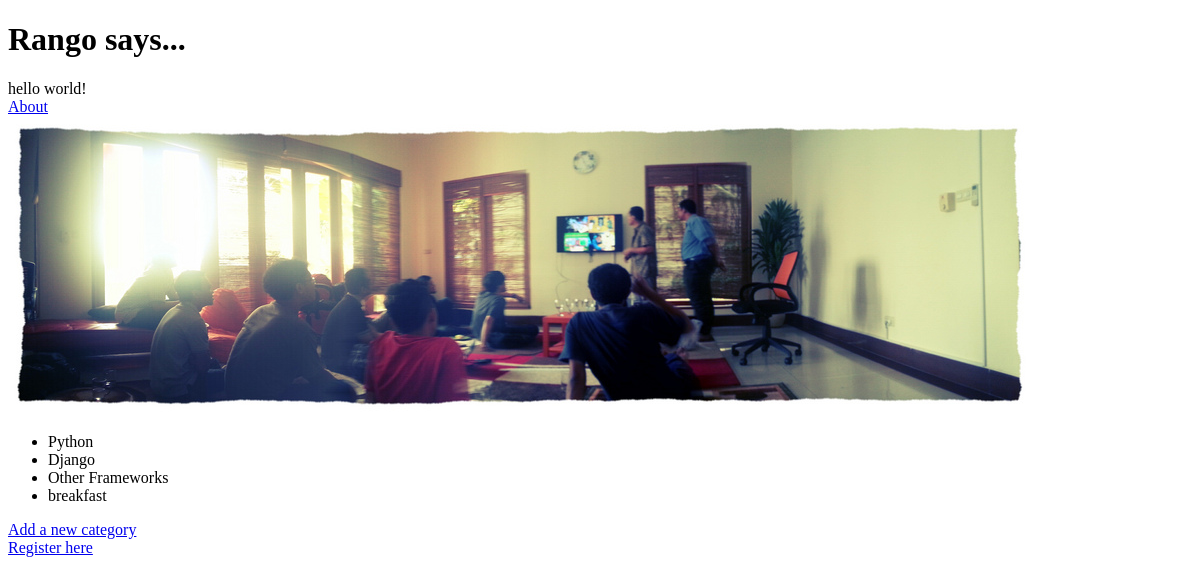
The page /rango/ on the database as committed earlier.
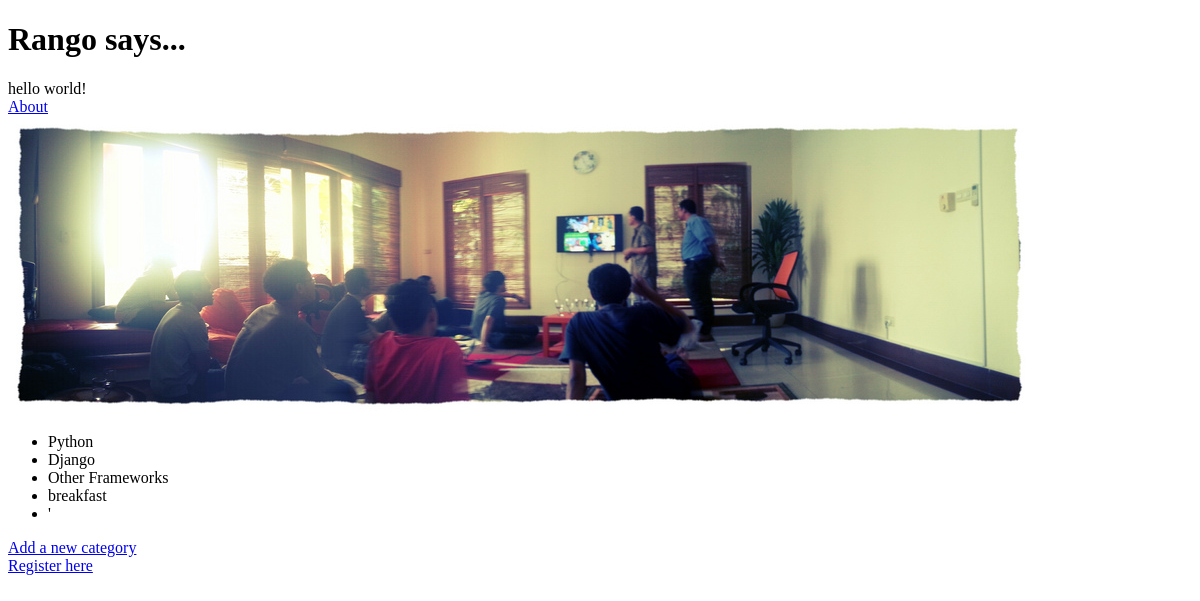
The same page on the database as committed later.
### rango/models.py (models this page shows, shortened)
class Category(models.Model):
    name = models.CharField(max_length=128, unique=True)
    views = models.IntegerField(default=0)
    likes = models.IntegerField(default=0)

### rango/views.py (the view)
def index(request):
    category_list = Category.objects.order_by('-likes')[:5]
    context_dict = {'categories': category_list}
    return render(request, 'rango/index.html', context_dict)

### templates/rango/index.html (shortened to what this page needs)
<!DOCTYPE html>
{% load staticfiles %}
<html>
    <head>
    </head>
    <body>
        <h1>Rango says... </h1>
        hello world! <strong>{{ boldmessage }}</strong><br />
        <a href="/rango/about">About</a><br />
        <img src="{% static "images/oct.jpg" %}" alt="Picture of Rango" />
        {% if categories %}
            <ul>
                {% for category in categories %}
                <li>{{ category.name }}</li>
                {% endfor %}
            </ul>
        {% else %}
            <strong>There are no categories present.</strong>
        {% endif %}
        <a href="/rango/add_category/">Add a new category</a><br />
        <a href="/rango/register/">Register here</a><br />
    </body>
</html>

Rows that differ between the two databases and show on the page:
added Category: name "'"
